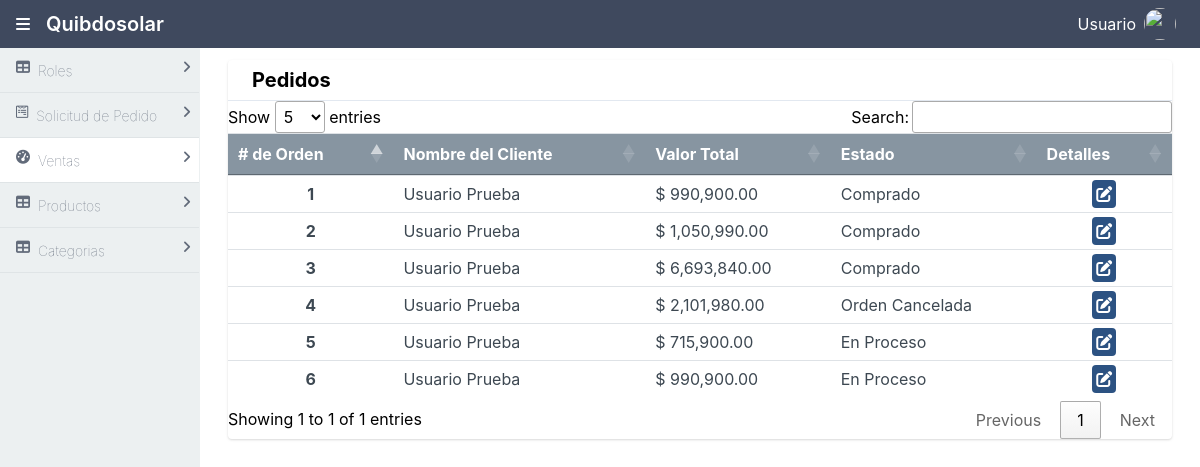
/admin/otros.php (signed in), run on the app's committed database.
### tables this page shows
CREATE TABLE `orden` (
  `id_orden` int(11) NOT NULL,
  `cliente` int(11) NOT NULL,
  `total` float(12,2) NOT NULL,
  `estado` tinyint(1) NOT NULL,
  `condicion` tinyint(1) NOT NULL,
  `fecha` timestamp NOT NULL DEFAULT CURRENT_TIMESTAMP ON UPDATE CURRENT_TIMESTAMP
);

### admin/otros.php (the view, shortened to what this page needs)
<?php
    $db = new Database();
    $connection = $db->connect();
    $consulta = $connection->prepare("SELECT id_orden, CONCAT(cliente.nombre, ' ', cliente.apellido) AS nombre, total, orden.estado, condicion FROM orden INNER JOIN cliente ON orden.cliente = cliente.id");
    $consulta->execute();
    $ordenes = $consulta->fetchAll(PDO::FETCH_ASSOC);
?>
<!DOCTYPE html>
<html lang="en">
<head>
    <link rel="stylesheet" href="../css/styles.css">
    <link rel="stylesheet" href="../css/all.css">
    <link rel="stylesheet" href="./css/styleadmi.css">
    <link rel="stylesheet" type="text/css" href="https://cdn.datatables.net/1.10.25/css/jquery.dataTables.css">
</head>
<body>
<div class="mx-auto bg-grey-400">
    <div class="min-h-screen flex flex-col">
        <header class="bg-nav">
            <?php include("../componentes/headerAdmin.php") ?>
        </header>
        <div class="flex flex-1">
            <aside id="sidebar" class="bg-side-nav w-1/2 md:w-1/6 lg:w-1/6 border-r border-side-nav hidden md:block lg:block">
                <ul class="list-reset flex flex-col">
                    <?php include("../componentes/barralateralAdmin.php") ?>
                </ul>
            </aside>
            <main class="bg-white-300 flex-1 p-3 overflow-hidden">
                    <div class="flex flex-1 flex-col md:flex-row lg:flex-row mx-2">
                        <div class="rounded overflow-hidden shadow bg-white mx-2 w-full">
                            <div class="px-6 py-2 border-b border-light-grey">
                                <div class="font-bold text-xl">Pedidos</div>
                            </div>
                            <div class="table-responsive">
                            <table class="table text-grey-darkest" id="dataTable">
                                    <thead class="bg-grey-dark text-white text-normal">
                                        <tr>
                                            <th scope="col" class="text-align: center"># de Orden</th>
                                            <th scope="col" class="text-align: center">Nombre del Cliente</th>
                                            <th scope="col" class="text-align: center">Valor Total</th>
                                            <th scope="col" class="text-align: center">Estado</th>
                                            <th scope="col" class="text-align: center">Detalles</th>
                                        </tr>
                                    </thead>
                                    <?php
                                        foreach ($ordenes as $key => $orden){
                                    ?>
                                    <tbody>
                                        <tr>
                                            <th scope="row" class="text-center">
                                                <?php echo $orden["id_orden"] . "<br>"; ?>
                                            </th>
                                            <td class="text-align: center">
                                                <?php echo $orden["nombre"] . "<br>"; ?>
                                            </td>
                                            <td class="text-align: center">
                                                $ <?php echo number_format($orden["total"],2) . "<br>"; ?>
                                            </td>
                                            <td class="text-align: center">
                                            <?php
                                                if ($orden['estado'] == 1 and $orden['condicion'] == 0) {
                                                    echo "En Proceso";
                                                } elseif ($orden['estado'] == 0 and $orden['condicion'] == 0) {
                                                    echo "Comprado";
                                                } elseif ($orden['condicion'] == 1) {
                                                    echo "Orden Cancelada";
                                                }
                                            ?>
                                            </td>
                                            <td class="text-center">
                                                <a class="bg-blue-800 cursor-pointer rounded p-1 mx-1 text-white" href="./detalleOrden.php?id=<?php echo $orden["id_orden"]; ?>">
                                                    <i class="fas fa-edit"></i></a>
                                            </td>
                                        </tr>
                                    </tbody>
                                    <?php
                                                }
                                            ?>
                                </table>
                            </div>
                        </div>
                    </div>
                </div>
        </div>
    </div>
</body>
</html>

### css/all.css (style rules this page uses)
.fa, .fas, .far, .fal, .fab { -moz-osx-font-smoothing: grayscale; -webkit-font-smoothing: antialiased; display: inline-block; font-style: normal; font-variant: normal; text-rendering: auto; line-height: 1; }
.fa-edit:before { content: "\f044"; }
.fa, .fas { font-family: 'Font Awesome 5 Free'; font-weight: 900; }

### admin/css/styleadmi.css (style rules this page uses)
table.dataTable.no-footer { border-bottom: none !important; }

### data on the page
orden: id_orden "1", nombre "Usuario Prueba", total "990,900.00", estado "Comprado"
orden: id_orden "2", nombre "Usuario Prueba", total "1,050,990.00", estado "Comprado"
orden: id_orden "3", nombre "Usuario Prueba", total "6,693,840.00", estado "Comprado"
orden: id_orden "4", nombre "Usuario Prueba", total "2,101,980.00", estado "Orden Cancelada"
orden: id_orden "5", nombre "Usuario Prueba", total "715,900.00", estado "En Proceso"
orden: id_orden "6", nombre "Usuario Prueba", total "990,900.00", estado "En Proceso"

### other printed values
$_SESSION["admin"] "Usuario"
